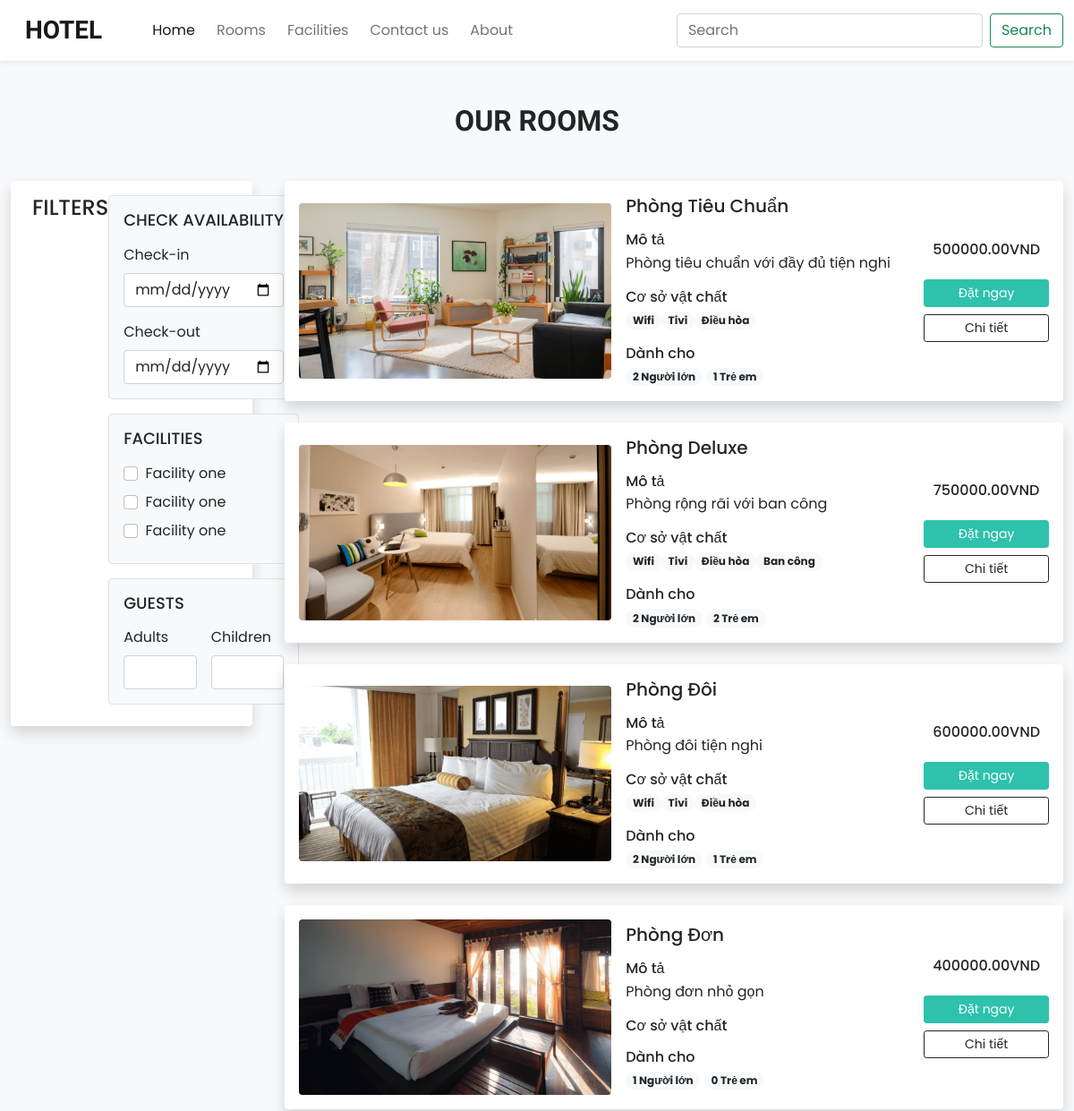
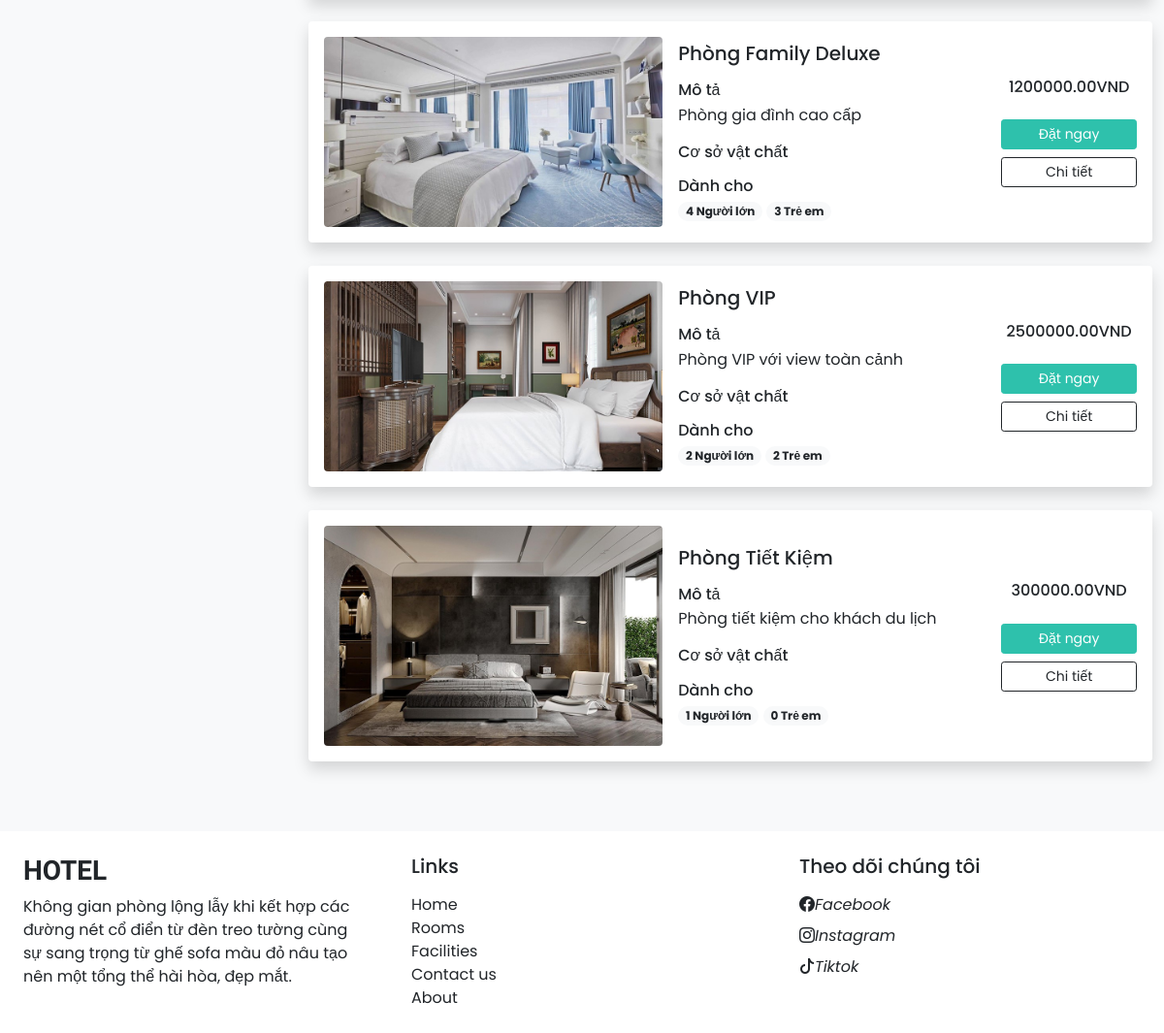
The page /rooms.php on the database its author committed (2 pictures, top to bottom).
### tables this page shows
CREATE TABLE `rooms` (
  `room_id` int(11) NOT NULL,
  `room_name` varchar(50) DEFAULT NULL,
  `price` decimal(10,2) DEFAULT NULL,
  `room_type` varchar(20) DEFAULT NULL,
  `max_adults` int(11) DEFAULT NULL,
  `max_children` int(11) DEFAULT NULL,
  `status` enum('Available','Occupied','Maintenance') DEFAULT NULL,
  `description` text DEFAULT NULL,
  `image_url` varchar(255) DEFAULT NULL,
  `availability` tinyint(1) DEFAULT NULL
);

CREATE TABLE `facilities` (
  `facility_id` int(11) NOT NULL,
  `facility_name` varchar(50) DEFAULT NULL
);

### rooms.php (the view, shortened to what this page needs)
<!DOCTYPE html>
<html lang="en">
<head>
    <?php require('inc/links.php'); ?>
</head>
<body class="bg-light">
    <?php
    require('inc/header.php');
    ?>
   <div class="my-5 px-4">
    <h2 class="fw-bold h-font text-center">OUR ROOMS</h2>
   </div>
   <div class="containerfluid">
    <div class="row">
        <div class="col-lg-3 col-md-12 mb-lg-0 mb-4 ps-4">
            <nav class="navbar navbar-expand-lg navbar-light bg-white rounded shadow">
                <div class="container-fluid flex-lg-culumn align-items-stretch">
                  <h4 class="mt-2 mb-3">FILTERS</h4>
                  <div class="collapse navbar-collapse flex-column align-items-stretch mt-2" id="filterDropdown">
                   <div class="border bg-light p-3 rounded mb-3">
                    <h5 class="mb-3" style="font-size: 18px;">CHECK AVAILABILITY</h5>
                    <label class="form-label">Check-in</label>
                    <input type="date" class="form-control shadow-none mb-3">
                    <label class="form-label">Check-out</label>
                    <input type="date" class="form-control shadow-none">
                   </div>
                   <div class="border bg-light p-3 rounded mb-3">
                    <h5 class="mb-3" style="font-size: 18px;">FACILITIES</h5>
                    <div class="mb-2">
                    <input type="checkbox" id="f1" class="form-check-input shadow-none me-1">
                    <label class="form-check-label" for="f1">Facility one</label>
                    </div>
                    <div class="mb-2">
                    <input type="checkbox" id="f2" class="form-check-input shadow-none me-1">
                    <label class="form-check-label" for="f2">Facility one</label>
                    </div>
                    <div class="mb-2">
                    <input type="checkbox" id="f3" class="form-check-input shadow-none me-1">
                    <label class="form-check-label" for="f3">Facility one</label>
                    </div>
                   </div>
                   <div class="border bg-light p-3 rounded mb-3">
                    <h5 class="mb-3" style="font-size: 18px;">GUESTS</h5>
                    <div class="d-flex">
                        <div class="me-3">
                            <label class="form-label">Adults</label>
                            <input type="number" class="form-control shadow-none">
                        </div>
                        <div>
                            <label class="form-label">Children</label>
                            <input type="number" class="form-control shadow-none">
                        </div>
                    </div>
                   </div>
                  </div>
                </div>
              </nav>
        </div>
        <div class="col-lg-9 col-md-12 px-4">
        <?php
        $room_res = mysqli_query($con,"SELECT * FROM `rooms` WHERE status = 'available'");
        while($room_data = mysqli_fetch_assoc($room_res))
        {
           $fac_q = mysqli_query($con,"SELECT f.facility_name FROM `facilities` f
            INNER JOIN room_facilities rfac ON f.facility_id=rfac.facility_id
             WHERE rfac.room_id = '{$room_data['room_id']}'");
           $facilities_data = "";
           while($fac_row = mysqli_fetch_assoc($fac_q)){
            $facilities_data .= "<span class='badge rounded-pill bg-light text-dark text-wrap'>
            $fac_row[facility_name]
            </span>";
           }
           $room_thumb = $room_data['image_url'] ? $room_data['image_url'] : "default.jpg";
        echo <<<data
            <div class="card mb-4 border-0 shadow">
                <div class="row g-0 p-3 align-items-center">
                    <div class="col-md-5 mb-lg-0 mb-md-0 mb-3">
                    <img src="images/$room_thumb" class="img-fluid rounded">
                    </div>
                    <div class="col-md-5 px-lg-3 px-md-3 px-0">
                        <h5 class="mb-3">$room_data[room_name]</h5>
                        <div class="features mb-3">
                            <h6 class="mb-1">Mô tả</h6>
                           $room_data[description]
                        </div>
                        <div class="facilities mb-3">
                            <h6 class="mb-1">Cơ sở vật chất</h6>
                            $facilities_data
                        </div>
                        <div class="guests">
                        <h6 class="mb-1">Dành cho</h6>
                        <span class="badge rounded-pill bg-light text-dark text-wrap">
                        $room_data[max_adults] Người lớn
                        </span>
                        <span class="badge rounded-pill bg-light text-dark text-wrap">
                        $room_data[max_children] Trẻ em
                        </span>
                        </div>
                    </div>
                    <div class="col-md-2 mt-lg-0 mt-md-0 mt-4 text-center">
                        <h6 class="mb-4">$room_data[price]VND</h6>
                        <a href="" class="btn btn-sm w-100 text-white custom-bg shadow-none mb-2">Đặt ngay</a>
                        <a href="room_details.php?id=$room_data[room_id]" class="btn btn-sm w-100 btn-outline-dark shadow-none">Chi tiết</a>
                    </div>
                </div>
            </div>
        data;
        }
        ?>
        </div>
    </div>
   </div>
   <?php require('inc/footer.php'); ?>
</body>
</html>

### css/common.css (style rules this page uses)
:root { --teal: #2ec1ac; --teal_hover: #279e8c; }
* { font-family: 'Poppins', sans-serif; }
.h-font { font-family: 'Merienda',cursive; }
input[type=number] { -moz-appearance: textfield; }
.custom-bg { background-color: var(--teal); border: 1px solid var(--teal); }

### rows shown on the page
rooms: image_url (picture), room_name "Phòng Tiêu Chuẩn", description "Phòng tiêu chuẩn với đầy đủ tiện nghi", max_adults "2", max_children "1", price "500000.00"
facilities: facility_name "Wifi"
facilities: facility_name "Tivi"
facilities: facility_name "Điều hòa"
rooms: image_url (picture), room_name "Phòng Deluxe", description "Phòng rộng rãi với ban công", max_adults "2", max_children "2", price "750000.00"
facilities: facility_name "Ban công"
rooms: image_url (picture), room_name "Phòng Đôi", description "Phòng đôi tiện nghi", max_adults "2", max_children "1", price "600000.00"
rooms: image_url (picture), room_name "Phòng Đơn", description "Phòng đơn nhỏ gọn", max_adults "1", max_children "0", price "400000.00"
rooms: image_url (picture), room_name "Phòng Family Deluxe", description "Phòng gia đình cao cấp", max_adults "4", max_children "3", price "1200000.00"
rooms: image_url (picture), room_name "Phòng VIP", description "Phòng VIP với view toàn cảnh", max_adults "2", max_children "2", price "2500000.00"
rooms: image_url (picture), room_name "Phòng Tiết Kiệm", description "Phòng tiết kiệm cho khách du lịch", max_adults "1", max_children "0", price "300000.00"
